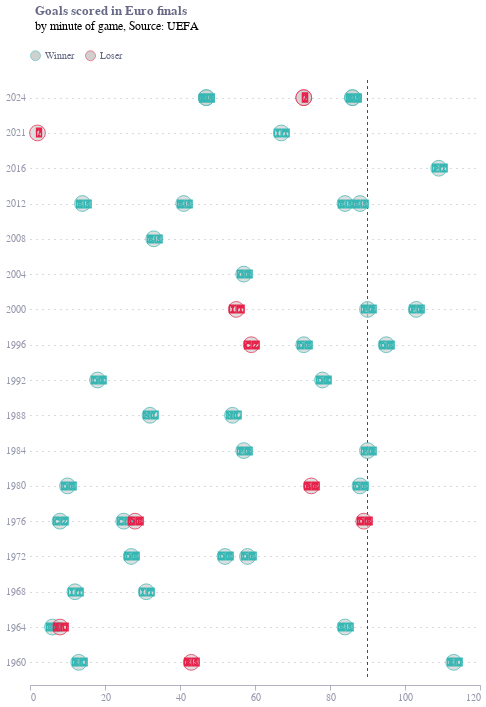

The notebook cell saved with this chart:
### Code cell
df = pd.read_csv("finals_goals.csv")
#Year	Team	Scorer	Minute	FIFA Code
#date	team	goals	flag	id	id_flag	winner
df = df.rename(columns={"Year": "year", "Team": "team", "Scorer": "scorer", "Minute": "minute", "FIFA Code": "id"})
match_df = full_match_df.copy()
match_df['year'] = match_df['date'].str.split('-').str[0].astype(int)

df = df.merge(match_df[['year',  'id', 'id_flag', 'won']], on=['year', 'id'], how='left')
flags = {
    f['id']: f['flag'] for i, f in full_match_df.iterrows()
}

df['flag'] = df['id'].apply(lambda x: flags[x])

base = alt.Chart(df).encode(
    y=alt.Y('year:N', title='', axis=alt.Axis(ticks=False, 
                                              grid=True,
                                              domain=False), sort=alt.SortOrder('descending')),
    x=alt.X('minute:Q', title='Minute', axis=alt.Axis(format='d', tickCount=5,offset=5, title='')),
    color=alt.value('#d0d0d0'),
    stroke=alt.Stroke('won:N', scale=alt.Scale(domain=['Winner', 'Loser'], range=['#36B7B4', '#E6224B']), legend=alt.Legend(title=None,
                                                                                                                                        values=['Winner', 'Loser'],
                                                                                                                                        labelColor='#676A86',
                                                                                                                                        symbolStrokeWidth=0.5,
                                                                                                                                        orient='top'), sort='descending'),
)


circles = base.mark_circle(size=250, stroke='black', strokeWidth=1).encode(
    opacity=alt.condition(alt.datum.year == '2024', alt.value(1), alt.value(0.7)),
    tooltip=[
        {'type': 'nominal', 'field': 'team', 'title': 'Team'},
        {'type': 'nominal', 'field': 'scorer', 'title': 'Scorer'},
        {'type': 'quantitative', 'field': 'minute', 'title': 'Minute'},
        {'type': 'nominal', 'field': 'id_flag', 'title': 'Team'},
    ]
)




flags = base.mark_text(size=10, dx=1, align='center', baseline='middle'
                       ).encode(
    text='flag:N',
        tooltip=[
        {'type': 'nominal', 'field': 'team', 'title': 'Team'},
        {'type': 'nominal', 'field': 'scorer', 'title': 'Scorer'},
        {'type': 'quantitative', 'field': 'minute', 'title': 'Minute'},
        {'type': 'nominal', 'field': 'id_flag', 'title': 'Team'},
    ]

)


# add a rule at 90 minutes

rule = alt.Chart(pd.DataFrame({'x': [90]})).mark_rule(strokeDash=[3, 3], opacity=0.7).encode(x='x:Q')


chart = (rule + circles +flags).resolve_scale(y='shared')

chart = chart.properties(
    height=600,
    width=450,
    title=alt.TitleParams(
        "Goals scored in Euro finals",
        subtitle=["by minute of game, Source: UEFA", ""],
        anchor='start',
        dx=30,
        color='#676A86',
        subtitleFontSize=12
    )
)

chart.save("finals_goals_by_minute.png", scale_factor=2.0)
chart.save("finals_goals_by_minute.json")

chart

### Figure 1 — Vega-Lite specification as saved in the notebook (floating-point values rounded to 4 significant figures)
{"config": {"font": "Circular Std", "mark": {"line": {"interpolate": "monotone"}}, "view": {"stroke": "transparent", "width": 400, "height": 300}, "range": {"category": ["#36B7B4", "#E6224B", "#F4C245", "#0063AF", "#00A767", "#179FDB", "#EB5C2E"], "diverging": ["#E6224B", "#E54753", "#C9C9C9", "#179FDB", "#122B39"], "heatmap": ["#C9C9C9", "#179FDB", "#0063AF", "#122B39"], "ordinal": ["#00A767", "#36B7B4", "#179FDB", "#0063AF", "#243B5A"]}, "axisX": {"domainColor": "#676A86", "domainOpacity": 0.5, "grid": false, "labelAngle": 0, "labelColor": "#676A86", "labelOpacity": 0.7, "orient": "bottom", "tickColor": "#676A86", "tickCount": 10, "tickOpacity": 0.5, "title": false, "titleAlign": "center", "titleAnchor": "middle", "titleColor": "#676A86", "titleFontSize": 12, "titleOpacity": 0.8, "titleY": -15}, "axisY": {"domainColor": "#676A86", "domainOpacity": 0.5, "gridColor": "#676A86", "gridDash": [1, 5], "gridOpacity": 0.5, "labelColor": "#676A86", "labelOpacity": 0.7, "labelPadding": 5, "tickColor": "#676A86", "tickCount": 8, "tickOpacity": 0.5, "ticks": false, "titleAlign": "left", "titleAngle": 0, "titleBaseline": "bottom", "titleColor": "#676A86", "titleFontSize": 12, "titleOpacity": 0.8, "titleX": 0, "titleY": -7}}, "layer": [{"data": {"name": "data-749b03dda02cf7d6b2d64e132a550615"}, "mark": {"type": "rule", "opacity": 0.7, "strokeDash": [3, 3]}, "encoding": {"x": {"field": "x", "type": "quantitative"}}}, {"data": {"name": "data-81a19229b82664f4732babab958fd2e8"}, "mark": {"type": "circle", "size": 250, "stroke": "black", "strokeWidth": 1}, "encoding": {"color": {"value": "#d0d0d0"}, "opacity": {"condition": {"test": "(datum.year === '2024')", "value": 1}, "value": 0.7}, "stroke": {"field": "won", "legend": {"labelColor": "#676A86", "orient": "top", "symbolStrokeWidth": 0.5, "title": null, "values": ["Winner", "Loser"]}, "scale": {"domain": ["Winner", "Loser"], "range": ["#36B7B4", "#E6224B"]}, "sort": "descending", "type": "nominal"}, "tooltip": [{"field": "team", "title": "Team", "type": "nominal"}, {"field": "scorer", "title": "Scorer", "type": "nominal"}, {"field": "minute", "title": "Minute", "type": "quantitative"}, {"field": "id_flag", "title": "Team", "type": "nominal"}], "x": {"axis": {"format": "d", "offset": 5, "tickCount": 5, "title": ""}, "field": "minute", "title": "Minute", "type": "quantitative"}, "y": {"axis": {"domain": false, "grid": true, "ticks": false}, "field": "year", "sort": "descending", "title": "", "type": "nominal"}}}, {"data": {"name": "data-81a19229b82664f4732babab958fd2e8"}, "mark": {"type": "text", "align": "center", "baseline": "middle", "dx": 1, "size": 10}, "encoding": {"color": {"value": "#d0d0d0"}, "stroke": {"field": "won", "legend": {"labelColor": "#676A86", "orient": "top", "symbolStrokeWidth": 0.5, "title": null, "values": ["Winner", "Loser"]}, "scale": {"domain": ["Winner", "Loser"], "range": ["#36B7B4", "#E6224B"]}, "sort": "descending", "type": "nominal"}, "text": {"field": "flag", "type": "nominal"}, "tooltip": [{"field": "team", "title": "Team", "type": "nominal"}, {"field": "scorer", "title": "Scorer", "type": "nominal"}, {"field": "minute", "title": "Minute", "type": "quantitative"}, {"field": "id_flag", "title": "Team", "type": "nominal"}], "x": {"axis": {"format": "d", "offset": 5, "tickCount": 5, "title": ""}, "field": "minute", "title": "Minute", "type": "quantitative"}, "y": {"axis": {"domain": false, "grid": true, "ticks": false}, "field": "year", "sort": "descending", "title": "", "type": "nominal"}}}], "height": 600, "resolve": {"scale": {"y": "shared"}}, "title": {"text": "Goals scored in Euro finals", "anchor": "start", "color": "#676A86", "dx": 30, "subtitle": ["by minute of game, Source: UEFA", ""], "subtitleFontSize": 12}, "width": 450, "$schema": "https://vega.github.io/schema/vega-lite/v5.8.0.json", "datasets": {"data-749b03dda02cf7d6b2d64e132a550615": [{"x": 90}], "data-81a19229b82664f4732babab958fd2e8": [{"year": 1960, "team": "Soviet Union", "scorer": "Khusainov", "minute": 13, "id": "RUS", "id_flag": "🇷🇺RUS", "won": "Winner", "flag": "🇷🇺"}, {"year": 1960, "team": "Soviet Union", "scorer": "Ponedelnik", "minute": 113, "id": "RUS", "id_flag": "🇷🇺RUS", "won": "Winner", "flag": "🇷🇺"}, {"year": 1960, "team": "Yugoslavia", "scorer": "Galic", "minute": 43, "id": "YUG", "id_flag": "🇷🇸YUG", "won": "Loser", "flag": "🇷🇸"}, {"year": 1964, "team": "Spain", "scorer": "Pereda", "minute": 6, "id": "ESP", "id_flag": "🇪🇸ESP", "won": "Winner", "flag": "🇪🇸"}, {"year": 1964, "team": "Spain", "scorer": "Marcelino", "minute": 84, "id": "ESP", "id_flag": "🇪🇸ESP", "won": "Winner", "flag": "🇪🇸"}, {"year": 1964, "team": "Soviet Union", "scorer": "Khusainov", "minute": 8, "id": "RUS", "id_flag": "🇷🇺RUS", "won": "Loser", "flag": "🇷🇺"}, {"year": 1968, "team": "Italy", "scorer": "Riva", "minute": 12, "id": "ITA", "id_flag": "🇮🇹ITA", "won": "Winner", "flag": "🇮🇹"}, {"year": 1968, "team": "Italy", "scorer": "Anastasi", "minute": 31, "id": "ITA", "id_flag": "🇮🇹ITA", "won": "Winner", "flag": "🇮🇹"}, {"year": 1972, "team": "West Germany", "scorer": "Gerd Müller", "minute": 27, "id": "GER", "id_flag": "🇩🇪GER", "won": "Winner", "flag": "🇩🇪"}, {"year": 1972, "team": "West Germany", "scorer": "Gerd Müller", "minute": 58, "id": "GER", "id_flag": "🇩🇪GER", "won": "Winner", "flag": "🇩🇪"}, {"year": 1972, "team": "West Germany", "scorer": "Wimmer", "minute": 52, "id": "GER", "id_flag": "🇩🇪GER", "won": "Winner", "flag": "🇩🇪"}, {"year": 1976, "team": "Czechoslovakia", "scorer": "Švehlík", "minute": 8, "id": "TCH", "id_flag": "🇨🇿TCH", "won": "Winner", "flag": "🇨🇿"}, {"year": 1976, "team": "Czechoslovakia", "scorer": "Dobiaš", "minute": 25, "id": "TCH", "id_flag": "🇨🇿TCH", "won": "Winner", "flag": "🇨🇿"}, {"year": 1976, "team": "West Germany", "scorer": "D. Müller", "minute": 28, "id": "GER", "id_flag": "🇩🇪GER", "won": "Loser", "flag": "🇩🇪"}, {"year": 1976, "team": "West Germany", "scorer": "Hölzenbein", "minute": 89, "id": "GER", "id_flag": "🇩🇪GER", "won": "Loser", "flag": "🇩🇪"}, {"year": 1980, "team": "West Germany", "scorer": "Hrubesch", "minute": 10, "id": "GER", "id_flag": "🇩🇪GER", "won": "Winner", "flag": "🇩🇪"}, {"year": 1980, "team": "West Germany", "scorer": "Hrubesch", "minute": 88, "id": "GER", "id_flag": "🇩🇪GER", "won": "Winner", "flag": "🇩🇪"}, {"year": 1980, "team": "Belgium", "scorer": "Vandereycken", "minute": 75, "id": "BEL", "id_flag": "🇧🇪BEL", "won": "Loser", "flag": "🇧🇪"}, {"year": 1984, "team": "France", "scorer": "Platini", "minute": 57, "id": "FRA", "id_flag": "🇫🇷FRA", "won": "Winner", "flag": "🇫🇷"}, {"year": 1984, "team": "France", "scorer": "Bellone", "minute": 90, "id": "FRA", "id_flag": "🇫🇷FRA", "won": "Winner", "flag": "🇫🇷"}, {"year": 1988, "team": "Netherlands", "scorer": "Gullit", "minute": 32, "id": "NED", "id_flag": "🇳🇱NED", "won": "Winner", "flag": "🇳🇱"}, {"year": 1988, "team": "Netherlands", "scorer": "Van Basten", "minute": 54, "id": "NED", "id_flag": "🇳🇱NED", "won": "Winner", "flag": "🇳🇱"}, {"year": 1992, "team": "Denmark", "scorer": "Jensen", "minute": 18, "id": "DEN", "id_flag": "🇩🇰DEN", "won": "Winner", "flag": "🇩🇰"}, {"year": 1992, "team": "Denmark", "scorer": "Vilfort", "minute": 78, "id": "DEN", "id_flag": "🇩🇰DEN", "won": "Winner", "flag": "🇩🇰"}, {"year": 1996, "team": "Czech Republic", "scorer": "Berger", "minute": 59, "id": "CZE", "id_flag": "🇨🇿CZE", "won": "Loser", "flag": "🇨🇿"}, {"year": 1996, "team": "Germany", "scorer": "Bierhoff", "minute": 73, "id": "GER", "id_flag": "🇩🇪GER", "won": "Winner", "flag": "🇩🇪"}, {"year": 1996, "team": "Germany", "scorer": "Bierhoff", "minute": 95, "id": "GER", "id_flag": "🇩🇪GER", "won": "Winner", "flag": "🇩🇪"}, {"year": 2000, "team": "Italy", "scorer": "Delvecchio", "minute": 55, "id": "ITA", "id_flag": "🇮🇹ITA", "won": "Loser", "flag": "🇮🇹"}, {"year": 2000, "team": "France", "scorer": "Wiltord", "minute": 90, "id": "FRA", "id_flag": "🇫🇷FRA", "won": "Winner", "flag": "🇫🇷"}, {"year": 2000, "team": "France", "scorer": "Trezeguet", "minute": 103, "id": "FRA", "id_flag": "🇫🇷FRA", "won": "Winner", "flag": "🇫🇷"}, {"year": 2004, "team": "Greece", "scorer": "Charisteas", "minute": 57, "id": "GRE", "id_flag": "🇬🇷GRE", "won": "Winner", "flag": "🇬🇷"}, {"year": 2008, "team": "Spain", "scorer": "Torres", "minute": 33, "id": "ESP", "id_flag": "🇪🇸ESP", "won": "Winner", "flag": "🇪🇸"}, {"year": 2012, "team": "Spain", "scorer": "Silva", "minute": 14, "id": "ESP", "id_flag": "🇪🇸ESP", "won": "Winner", "flag": "🇪🇸"}, {"year": 2012, "team": "Spain", "scorer": "Jordi Alba", "minute": 41, "id": "ESP", "id_flag": "🇪🇸ESP", "won": "Winner", "flag": "🇪🇸"}, {"year": 2012, "team": "Spain", "scorer": "Torres", "minute": 84, "id": "ESP", "id_flag": "🇪🇸ESP", "won": "Winner", "flag": "🇪🇸"}, {"year": 2012, "team": "Spain", "scorer": "Juan Mata", "minute": 88, "id": "ESP", "id_flag": "🇪🇸ESP", "won": "Winner", "flag": "🇪🇸"}, {"year": 2016, "team": "Portugal", "scorer": "Éder", "minute": 109, "id": "POR", "id_flag": "🇵🇹POR", "won": "Winner", "flag": "🇵🇹"}, {"year": 2021, "team": "England", "scorer": "Shaw", "minute": 2, "id": "ENG", "id_flag": "🏴ENG", "won": "Loser", "flag": "🏴"}, {"year": 2021, "team": "Italy", "scorer": "Bonucci", "minute": 67, "id": "ITA", "id_flag": "🇮🇹ITA", "won": "Winner", "flag": "🇮🇹"}, {"year": 2024, "team": "Spain", "scorer": "Williams", "minute": 47, "id": "ESP", "id_flag": "🇪🇸ESP", "won": "Winner", "flag": "🇪🇸"}, {"year": 2024, "team": "Spain", "scorer": "Williams", "minute": 47, "id": "ESP", "id_flag": "🇪🇸ESP", "won": "Winner", "flag": "🇪🇸"}, {"year": 2024, "team": "Spain", "scorer": "Oyarzabal", "minute": 86, "id": "ESP", "id_flag": "🇪🇸ESP", "won": "Winner", "flag": "🇪🇸"}, {"year": 2024, "team": "Spain", "scorer": "Oyarzabal", "minute": 86, "id": "ESP", "id_flag": "🇪🇸ESP", "won": "Winner", "flag": "🇪🇸"}, {"year": 2024, "team": "England", "scorer": "Palmer", "minute": 73, "id": "ENG", "id_flag": "🏴ENG", "won": "Loser", "flag": "🏴"}, {"year": 2024, "team": "England", "scorer": "Palmer", "minute": 73, "id": "ENG", "id_flag": "🏴ENG", "won": "Loser", "flag": "🏴"}]}}
